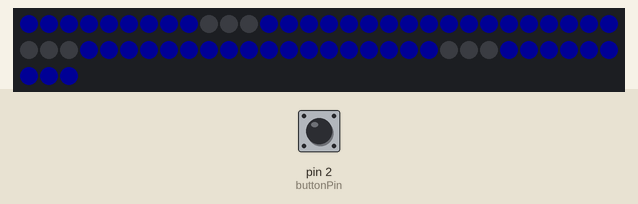
Simulated run of this sketch. Board: Arduino Uno, built with avr-gcc and run on an emulated ATmega328P. Shown: 63 RGB LEDs in strip order, left to right, continuing on the next row. The test bench sets the inputs (shaded band); at power-on: pin 2 (buttonPin) HIGH. Dim RGB values are drawn brighter than linear.

Above: at 1.3 s.
1.4 s: pin 2 (buttonPin) pulled LOW for 0.15 s
4.5 s: pin 2 (buttonPin) pulled LOW for 1 s
At 7.0 s:
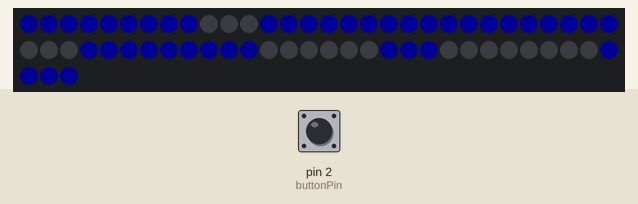
Timing chart, 0 to 8.5 s (numbered marks = the images above; inputs shaded):
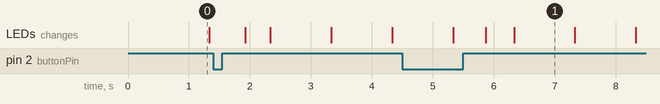

The sketch:

Contador.ino
```cpp
#include <Adafruit_NeoPixel.h>


const int buttonPin = 2;    // the number of the pushbutton pin
boolean flag = false;

//Designamos nuestro pin de datos
#define PIN 1
//Designamos cuantos pixeles tenemos en nuestra cinta led RGB
#define NUMPIXELS 63
#define delayval 50
#define rojo  pixels.Color(150, 0, 0)
#define  verde  pixels.Color(0, 150, 0)
#define  azul  pixels.Color(0, 0, 20)
unsigned long timer1 = millis();
int derecha = 0;
int izquierda = 0;


//Definimos el número de pixeles de la cinta y el pin de datos
//   Parámetro 1 = número de pixeles de la cinta
//   Parámetro 2 = número de pin de datos del Arduino
Adafruit_NeoPixel pixels = Adafruit_NeoPixel(NUMPIXELS, PIN, NEO_GRB + NEO_KHZ800);

// IMPORTANTE: Para reducir el riesgo de dañar los pixeles de la cinta, añada un condensador de 1000 uF a través de
// los cables de alimentación de la cinta, agregue una resistencia de 300-500 Ohm en la entrada de datos del primer pixel
// Y reduzca la distancia entre Arduino y el primera pixel.
// Evite realizar conexiones en el circuito vivo si lo va a hacer, conecte GND primero.

// Variables will change:
int ledState = LOW;         // the current state of the output pin
int buttonState;             // the current reading from the input pin
int lastButtonState = LOW;   // the previous reading from the input pin

// the following variables are unsigned longs because the time, measured in
// milliseconds, will quickly become a bigger number than can be stored in an int.
unsigned long lastDebounceTime = 0;  // the last time the output pin was toggled
unsigned long debounceDelay = 50;    // the debounce time; increase if the output flickers


void pintar (int led);
void borrar(int);
int show(int, int, int);

void setup()
{
  pixels.begin();
  pinMode(buttonPin, INPUT_PULLUP);
  //Definimos nuestras variables de tipo uint32 para cada color que utilizaremos
  // pixels.Color toma valores en RGB, desde 0,0,0 hasta 255,255,255

    show(0, 0, 0);

  // set initial LED state
}

void loop() {

  // Pausa de cincuenta milisegundos
  // read the state of the switch into a local variable:
  uint32_t apagado = pixels.Color(0, 0, 0);


  buttonState = digitalRead(buttonPin);

  // check to see if you just pressed the button
  // (i.e. the input went from LOW to HIGH), and you've waited long enough
  // since the last press to ignore any noise:

  if ((millis() - lastDebounceTime) > debounceDelay) {
    // whatever the reading is at, it's been there for longer than the debounce º
    // delay, so take it as the actual current state:
    lastDebounceTime = millis();


    // if the button state has changed:
    if (buttonState != lastButtonState) {
      lastButtonState = buttonState;


      // only toggle the LED if the new button state is HIGH
      if (buttonState == HIGH) {

        derecha = 0;
        izquierda = 0;

        for (int i = 0; i < NUMPIXELS; i++) {
          pixels.setPixelColor(i, apagado);
          pixels.show();
        }
      show(derecha/100, (derecha/10)%10, derecha%10);

      }
    }
  }

  // save the reading. Next time through the loop, it'll be the lastButtonState:
  if ( millis() - timer1 >= 1000) {
    timer1 = millis();

    derecha++;
    if (derecha >= 1000)
    {
      derecha = 0;
    }

    for (int i = 0; i < NUMPIXELS; i++) {
      pixels.setPixelColor(i, apagado);
      pixels.show();
    }

      show(derecha/100, (derecha/10)%10, derecha%10);
  }
}

int show(int centenas, int decenas, int unidades)
{
 switch (centenas)                                                  //Aquí la programación de cuáles ledes tienen que encenderse y cuáles apagarse, para las centenas.
      {
        case 0:
            for(int i=0;i<21;i++){
              if (i<9 || 11<i){pintar (i);}
                else {borrar (i);}
            }
            break;

        case 1:
            for(int i=0;i<21;i++){
              if ((5<i && i<9) || (16<i)){pintar (i);}
                else {borrar (i);}
            }
            break;

        case 2:
            for(int i=0;i<21;i++){
              if (i<6 || (8<i && i<12) || 14<i){pintar (i);}
                else {borrar (i);}
            }
            break;

        case 3:
            for(int i=0;i<21;i++){
              if ((2<i && i<12) ||  14<i){pintar (i);}
                else {borrar (i);}
            }
            break;

        case 4:
            for(int i=0;i<21;i++){
              if ((5<i && i<15) || 17<i){pintar (i);}
                else {borrar (i);}
            }
            break;

        case 5:
            for(int i=0;i<21;i++){
              if (2<i && i<18){pintar (i);}
                else {borrar (i);}
            }
            break;

        case 6:
            for(int i=0;i<21;i++){
              if (i<18){pintar (i);}
                else {borrar (i);}
            }
            break;

        case 7:
            for(int i=0;i<21;i++){
              if ((5<i && i<9) || (14<i)){pintar (i);}
                else {borrar (i);}
            }
            break;

        case 8:
            for(int i=0;i<21;i++){
              if (1){pintar (i);}
                else {borrar (i);}
            }
            break;

        case 9:
            for(int i=0;i<21;i++){
              if (5<i){pintar (i);}
                else {borrar (i);}
            }
            break;
      }

      switch (decenas)                                                                //Aquí la programación de cuáles ledes tienen que encenderse y cuáles apagarse, para las decenas.
      {
        case 0:
            for(int i=0;i<21;i++){
              if (i<9 || 11<i){pintar (i+21);}
                else {borrar (i+21);}
            }
            break;

        case 1:
            for(int i=0;i<21;i++){
              if ((5<i && i<9) || (16<i)){pintar (i+21);}
                else {borrar (i+21);}
            }
            break;

        case 2:
            for(int i=0;i<21;i++){
              if (i<6 || (8<i && i<12) || 14<i){pintar (i+21);}
                else {borrar (i+21);}
            }
            break;

        case 3:
            for(int i=0;i<21;i++){
              if ((2<i && i<12) ||  14<i){pintar (i+21);}
                else {borrar (i+21);}
            }
            break;

        case 4:
            for(int i=0;i<21;i++){
              if ((5<i && i<15) || 17<i){pintar (i+21);}
                else {borrar (i+21);}
            }
            break;

        case 5:
            for(int i=0;i<21;i++){
              if (2<i && i<18){pintar (i+21);}
                else {borrar (i+21);}
            }
            break;

        case 6:
            for(int i=0;i<21;i++){
              if (i<18){pintar (i+21);}
                else {borrar (i+21);}
            }
            break;

        case 7:
            for(int i=0;i<21;i++){
              if ((5<i && i<9) || (14<i)){pintar (i+21);}
                else {borrar (i+21);}
            }
            break;

        case 8:
            for(int i=0;i<21;i++){
              if (1){pintar (i+21);}
                else {borrar (i+21);}
            }
            break;

        case 9:
            for(int i=0;i<21;i++){
              if (5<i){pintar (i+21);}
                else {borrar (i+21);}
            }
            break;
      }


      switch (unidades)                                                                        //Aquí la programación de cuáles ledes tienen que encenderse y cuáles apagarse, para las unidades.
      {
        case 0:
            for(int i=0;i<21;i++){
              if (i<9 || 11<i){pintar (i+42);}
                else {borrar (i+42);}
            }
            break;

        case 1:
            for(int i=0;i<21;i++){
              if ((5<i && i<9) || (16<i)){pintar (i+42);}
                else {borrar (i+42);}
            }
            break;

        case 2:
            for(int i=0;i<21;i++){
              if (i<6 || (8<i && i<12) || 14<i){pintar (i+42);}
                else {borrar (i+42);}
            }
            break;

        case 3:
            for(int i=0;i<21;i++){
              if ((2<i && i<12) ||  14<i){pintar (i+42);}
                else {borrar (i+42);}
            }
            break;

        case 4:
            for(int i=0;i<21;i++){
              if ((5<i && i<15) || 17<i){pintar (i+42);}
                else {borrar (i+42);}
            }
            break;

        case 5:
            for(int i=0;i<21;i++){
              if (2<i && i<18){pintar (i+42);}
                else {borrar (i+42);}
            }
            break;

        case 6:
            for(int i=0;i<21;i++){
              if (i<18){pintar (i+42);}
                else {borrar (i+42);}
            }
            break;

        case 7:
            for(int i=0;i<21;i++){
              if ((5<i && i<9) || (14<i)){pintar (i+42);}
                else {borrar (i+42);}
            }
            break;

        case 8:
            for(int i=0;i<21;i++){
              if (1){pintar (i+42);}
                else {borrar (i+42);}
            }
            break;

        case 9:
            for(int i=0;i<21;i++){
              if (5<i){pintar (i+42);}
                else {borrar (i+42);}
            }
            break;
        }
}

void pintar (int led) {pixels.setPixelColor(led, azul); pixels.show();}                        //Función que pinta. Cambiar aquí colores e intensidades
void borrar (int led) {pixels.setPixelColor(led, pixels.Color(0,0,0)); pixels.show();}                        //Función que despinta. Cambiar aquí colores e intensidades
```
